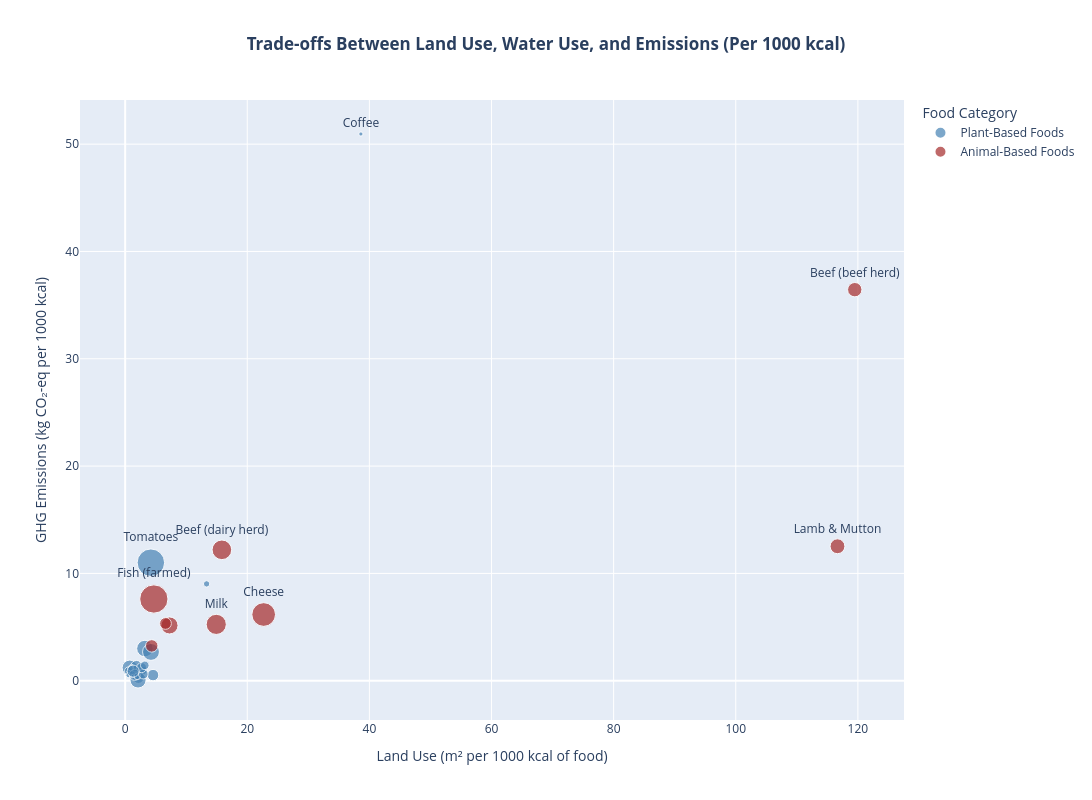

This figure's notebook cell:
### Markdown cell above
**Key Observations:**

1. **Animal-Based Foods Have High Land Use and Emissions:**
   - **Beef (beef herd)** has the **highest emissions** (~60 kg CO₂-eq) and extremely **high land use** (~300+ m²/kg).
   - **Lamb & Mutton** also require high land (~370 m²/kg) and emit ~25 kg CO₂-eq.
   - **Cheese** and **Beef (dairy herd)** are also high in both metrics, though lower than beef herd.

2. **Plant-Based Foods Cluster in the Lower Left:**
   - Most **plant-based foods** (e.g. nuts, legumes, vegetables) have **low emissions** and **low land use**.
   - Their **water use** (bubble size) varies — some (like **nuts**) have **larger bubbles**, indicating **higher water consumption**, despite low emissions.

3. **Trade-Offs Evident:**
   - **Nuts** (plant-based): Very **low emissions**, **low land use**, but **high water use**.
   - **Fish (farmed)**: Moderate emissions and land use, **smaller bubble** → **lower water use**.

**Conclusion: What Are the Trade-offs?**

1. **Low Emission ≠ Low Water Use:**
   - Some **low-emission foods (e.g., nuts)** use **significant water**, highlighting a **trade-off between emissions and water use**.

2. **Animal-based foods are high across the board**:
   - They tend to have **high emissions**, **high land use**, and **moderate to high water use** (e.g., beef, lamb, cheese).

3. **Best Choices for Sustainability:**
   - Foods in the **bottom-left with small bubbles** (e.g., legumes, vegetables, grains) strike a **balance** of **low emissions, low land use, and low water use**.

**Implication:**
- Sustainability strategies must **balance all three factors** — not just emissions.
- While plant-based diets lower emissions, **water-intensive crops** should be **evaluated carefully** (e.g., almonds in drought-prone areas).
- **Beef and lamb** offer the **least favorable trade-offs** across all metrics.

### Code cell
# Define custom color mapping
color_map = {
    "Animal-Based Foods": "#A52A2A",  
    "Plant-Based Foods": "#4682B4"   
}

# Compute quantiles for selective labeling
q_land = df_aq["Land_1000kcal"].quantile(0.90)
q_ghg = df_aq["GHG_1000kcal"].quantile(0.90)
q_water = df_aq["Water_1000kcal"].quantile(0.90)

# Add column for label visibility
df_aq["Label_Land"] = np.where(
    (df_aq["Land_1000kcal"] >= q_land) | 
    (df_aq["GHG_1000kcal"] >= q_ghg) | 
    (df_aq["Water_1000kcal"] >= q_water),
    df_aq["Food_Product"],
    ""
)

# Create scatter plot with updated energy-based metrics
fig = px.scatter(
    df_aq,
    x="Land_1000kcal",
    y="GHG_1000kcal",
    size="Water_1000kcal",
    color="Food_Category",
    text="Label_Land",  
    title="<b>Trade-offs Between Land Use, Water Use, and Emissions (Per 1000 kcal)</b>",
    color_discrete_map=color_map,  
    hover_data={
        "Food_Product": True,         
        "Food_Subcategory": True,     
        "Food_Category": True,        
        "Land_1000kcal": ":,.2f",      
        "GHG_1000kcal": ":,.2f",       
        "Water_1000kcal": ":,.2f"      
    }
)

# Update layout to match previous plots
fig.update_layout(
    title=dict(
        x=0.5,  # Center title
        xanchor="center"
    ),
    xaxis_title="Land Use (m² per 1000 kcal of food)",
    yaxis_title="GHG Emissions (kg CO₂-eq per 1000 kcal)",
    height=800,
    width=1200,
    legend_title="Food Category"
)

# Update hover template for better readability
fig.update_traces(
    textposition="top center",
    hovertemplate="<b>Food Product:</b> %{customdata[0]}<br>" +  
                  "<b>Food Subcategory:</b> %{customdata[1]}<br>" +  
                  "<b>Food Category:</b> %{customdata[2]}<br>" +  
                  "<b>Land Use:</b> %{x:,.2f} m² per 1000 kcal<br>" +
                  "<b>GHG Emissions:</b> %{y:,.2f} kg CO₂-eq per 1000 kcal<br>" +
                  "<b>Water Use:</b> %{marker.size:,.2f} liters per 1000 kcal<extra></extra>"
)

# Show the updated plot
fig.show()

### Figure 1 — Plotly figure (JSON) as saved in the notebook; plotly's stock layout.template omitted (floating-point values rounded to 4 significant figures)
{"data": [{"customdata": [["Oatmeal", "Cereal Grains & Staples", "Plant-Based Foods", 183.9], ["Rice", "Cereal Grains & Staples", "Plant-Based Foods", 610.0], ["Potatoes", "Cereal Grains & Staples", "Plant-Based Foods", 80.74], ["Cassava", "Cereal Grains & Staples", "Plant-Based Foods", 338.1], ["Cane Sugar", "Sugars", "Plant-Based Foods", 176.7], ["Beet Sugar", "Sugars", "Plant-Based Foods", 62.02], ["Other Pulses", "Legumes & Pulses", "Plant-Based Foods", 338.1], ["Peas", "Legumes & Pulses", "Plant-Based Foods", 338.1], ["Nuts", "Nuts & Seeds", "Plant-Based Foods", 672.2], ["Groundnuts", "Nuts & Seeds", "Plant-Based Foods", 319.4], ["Palm Oil", "Vegetable Oils", "Plant-Based Foods", 0.724], ["Sunflower Oil", "Vegetable Oils", "Plant-Based Foods", 114.0], ["Rapeseed Oil", "Vegetable Oils", "Plant-Based Foods", 26.89], ["Olive Oil", "Vegetable Oils", "Plant-Based Foods", 242.3], ["Tomatoes", "Fruits", "Plant-Based Foods", 1946.0], ["Onions & Leeks", "Vegetables", "Plant-Based Foods", 38.65], ["Root Vegetables", "Vegetables", "Plant-Based Foods", 76.76], ["Brassicas", "Vegetables", "Plant-Based Foods", 702.4], ["Citrus Fruit", "Fruits", "Plant-Based Foods", 258.4], ["Bananas", "Fruits", "Plant-Based Foods", 190.8], ["Apples", "Fruits", "Plant-Based Foods", 375.2], ["Berries & Grapes", "Fruits", "Plant-Based Foods", 736.1], ["Coffee", "Stimulants & Confectionery", "Plant-Based Foods", 46.25], ["Dark Chocolate", "Stimulants & Confectionery", "Plant-Based Foods", 104.6]], "hovertemplate": "<b>Food Product:</b> %{customdata[0]}<br><b>Food Subcategory:</b> %{customdata[1]}<br><b>Food Category:</b> %{customdata[2]}<br><b>Land Use:</b> %{x:,.2f} m² per 1000 kcal<br><b>GHG Emissions:</b> %{y:,.2f} kg CO₂-eq per 1000 kcal<br><b>Water Use:</b> %{marker.size:,.2f} liters per 1000 kcal<extra></extra>", "legendgroup": "Plant-Based Foods", "marker": {"color": "#4682B4", "size": [183.9, 610.0, 80.74, 338.1, 176.7, 62.02, 338.1, 338.1, 672.2, 319.4, 0.724, 114.0, 26.89, 242.3, 1946.0, 38.65, 76.76, 702.4, 258.4, 190.8, 375.2, 736.1, 46.25, 104.6], "sizemode": "area", "sizeref": 5.155, "symbol": "circle"}, "mode": "markers+text", "name": "Plant-Based Foods", "orientation": "v", "showlegend": true, "text": ["", "", "", "", "", "", "", "", "", "", "", "", "", "", "Tomatoes", "", "", "", "", "", "", "", "Coffee", ""], "textposition": "top center", "type": "scatter", "x": [2.897, 0.7596, 1.202, 1.858, 0.5812, 0.5214, 4.566, 2.156, 2.107, 1.571, 0.2738, 1.998, 1.202, 2.976, 4.211, 1.054, 0.8919, 3.235, 2.688, 3.217, 1.312, 4.228, 38.61, 13.34], "xaxis": "x", "y": [0.9455, 1.207, 0.6284, 1.355, 0.9117, 0.5157, 0.5249, 0.2832, 0.06992, 0.5569, 0.8281, 0.4072, 0.4265, 0.6131, 11.0, 1.351, 1.162, 3.0, 1.219, 1.433, 0.8958, 2.684, 50.95, 9.023], "yaxis": "y"}, {"customdata": [["Beef (beef herd)", "Red Meat", "Animal-Based Foods", 531.6], ["Beef (dairy herd)", "Red Meat", "Animal-Based Foods", 994.2], ["Lamb & Mutton", "Red Meat", "Animal-Based Foods", 568.7], ["Pig Meat", "Red Meat", "Animal-Based Foods", 751.4], ["Poultry Meat", "Poultry", "Animal-Based Foods", 356.8], ["Milk", "Dairy", "Animal-Based Foods", 1047], ["Cheese", "Dairy", "Animal-Based Foods", 1448.0], ["Eggs", "Poultry", "Animal-Based Foods", 401.2], ["Fish (farmed)", "Seafood", "Animal-Based Foods", 2062.0]], "hovertemplate": "<b>Food Product:</b> %{customdata[0]}<br><b>Food Subcategory:</b> %{customdata[1]}<br><b>Food Category:</b> %{customdata[2]}<br><b>Land Use:</b> %{x:,.2f} m² per 1000 kcal<br><b>GHG Emissions:</b> %{y:,.2f} kg CO₂-eq per 1000 kcal<br><b>Water Use:</b> %{marker.size:,.2f} liters per 1000 kcal<extra></extra>", "legendgroup": "Animal-Based Foods", "marker": {"color": "#A52A2A", "size": [531.6, 994.2, 568.7, 751.4, 356.8, 1047.0, 1448.0, 401.2, 2062.0], "sizemode": "area", "sizeref": 5.155, "symbol": "circle"}, "mode": "markers+text", "name": "Animal-Based Foods", "orientation": "v", "showlegend": true, "text": ["Beef (beef herd)", "Beef (dairy herd)", "Lamb & Mutton", "", "", "Milk", "Cheese", "", "Fish (farmed)"], "textposition": "top center", "type": "scatter", "x": [119.5, 15.84, 116.7, 7.264, 6.605, 14.92, 22.68, 4.354, 4.698], "xaxis": "x", "y": [36.44, 12.2, 12.53, 5.151, 5.335, 5.25, 6.171, 3.243, 7.615], "yaxis": "y"}], "layout": {"height": 800, "legend": {"itemsizing": "constant", "title": {"text": "Food Category"}, "tracegroupgap": 0}, "title": {"text": "<b>Trade-offs Between Land Use, Water Use, and Emissions (Per 1000 kcal)</b>", "x": 0.5, "xanchor": "center"}, "width": 1200, "xaxis": {"anchor": "y", "domain": [0, 1], "title": {"text": "Land Use (m² per 1000 kcal of food)"}}, "yaxis": {"anchor": "x", "domain": [0, 1], "title": {"text": "GHG Emissions (kg CO₂-eq per 1000 kcal)"}}}}
